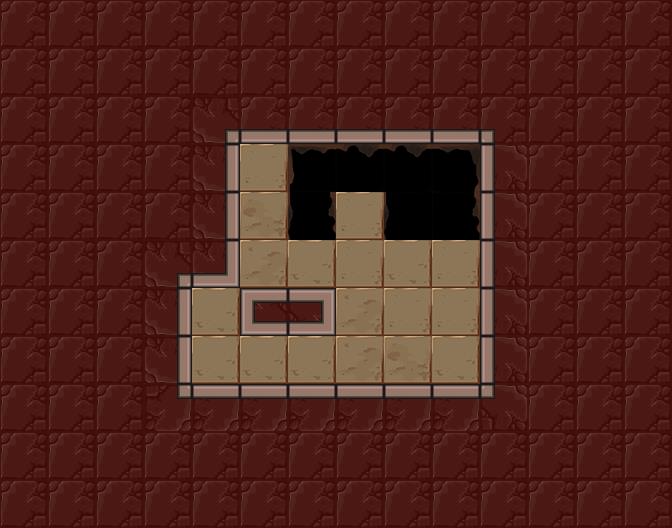

Rendered tile map (Tiled .tmx) drawn with the repository's tilesets; below, a short description and the map source with its tile grids summarised:
An orthogonal 14x11 tile map with 48x48 px tiles, 3 tile layers (Floor, Holes, Walls), 6 tilesets and 7 objects (3x mirror, lightSwitch, lightOrb, player_start, exit).

<map version="1.0" orientation="orthogonal" renderorder="right-down" width="14" height="11" tilewidth="48" tileheight="48" nextobjectid="123">
 <tileset firstgid="1" name="walls" tilewidth="48" tileheight="48" tilecount="42">
  <image source="../../images/kongregate_release/wall_sheet.png" width="336" height="288" />
 </tileset>
 <tileset firstgid="43" name="exit" tilewidth="48" tileheight="48" tilecount="12">
  <image source="../../images/kongregate_release/gate_sheet.png" width="192" height="144" />
 </tileset>
 <tileset firstgid="55" name="floors" tilewidth="48" tileheight="48" tilecount="4">
  <image source="../../images/kongregate_release/floor_sheet.png" width="192" height="48" />
 </tileset>
 <tileset firstgid="59" name="holes" tilewidth="48" tileheight="48" tilecount="24">
  <image source="../../images/kongregate_release/hole_sheet.png" width="288" height="192" />
 </tileset>
 <tileset firstgid="83" name="mirrors" tilewidth="48" tileheight="48" tilecount="4">
  <image source="../../images/kongregate_release/mirror_sheet.png" width="96" height="96" />
 </tileset>
 <tileset firstgid="87" name="orb_sheet" tilewidth="48" tileheight="48" tilecount="9">
  <image source="../../images/kongregate_release/orb_sheet.png" width="144" height="144" />
 </tileset>
 <layer name="Floor" width="14" height="11">
  <properties>
   <property name="tileset" value="floors" />
  </properties>
  <data>[154 cells, 18 non-empty, 4 distinct tile ids]</data>
 </layer>
 <layer name="Holes" width="14" height="11">
  <properties>
   <property name="tileset" value="holes" />
  </properties>
  <data>[154 cells, 7 non-empty, 6 distinct tile ids]</data>
 </layer>
 <layer name="Walls" width="14" height="11">
  <properties>
   <property name="tileset" value="walls" />
  </properties>
  <data>[154 cells, 129 non-empty, 12 distinct tile ids]</data>
 </layer>
 <objectgroup name="Objects" visible="0" />
 <objectgroup name="Mirrors">
  <object id="114" type="mirror" gid="84" x="240" y="288" width="48" height="48">
   <properties>
    <property name="sides" value="1" />
   </properties>
  </object>
  <object id="116" type="mirror" gid="84" x="432" y="288" width="48" height="48">
   <properties>
    <property name="sides" value="1" />
   </properties>
  </object>
  <object id="122" type="mirror" gid="84" x="336" y="240" width="48" height="48">
   <properties>
    <property name="sides" value="1" />
   </properties>
  </object>
 </objectgroup>
 <objectgroup name="Light">
  <object id="117" type="lightSwitch" gid="87" x="240" y="192" width="48" height="48" />
  <object id="118" type="lightOrb" gid="90" x="432" y="384" width="48" height="48">
   <properties>
    <property name="direction" value="256" />
   </properties>
  </object>
 </objectgroup>
 <objectgroup color="#141ba4" name="player_start">
  <object id="119" type="player_start" x="240" y="336" width="48" height="48">
   <properties>
    <property name="direction_facing" value="16" />
    <property name="initial_zoom" value="0.7" />
   </properties>
  </object>
 </objectgroup>
 <objectgroup color="#71a400" name="Exit">
  <object id="120" type="exit" gid="43" x="192" y="336" width="48" height="48" />
 </objectgroup>
</map>
